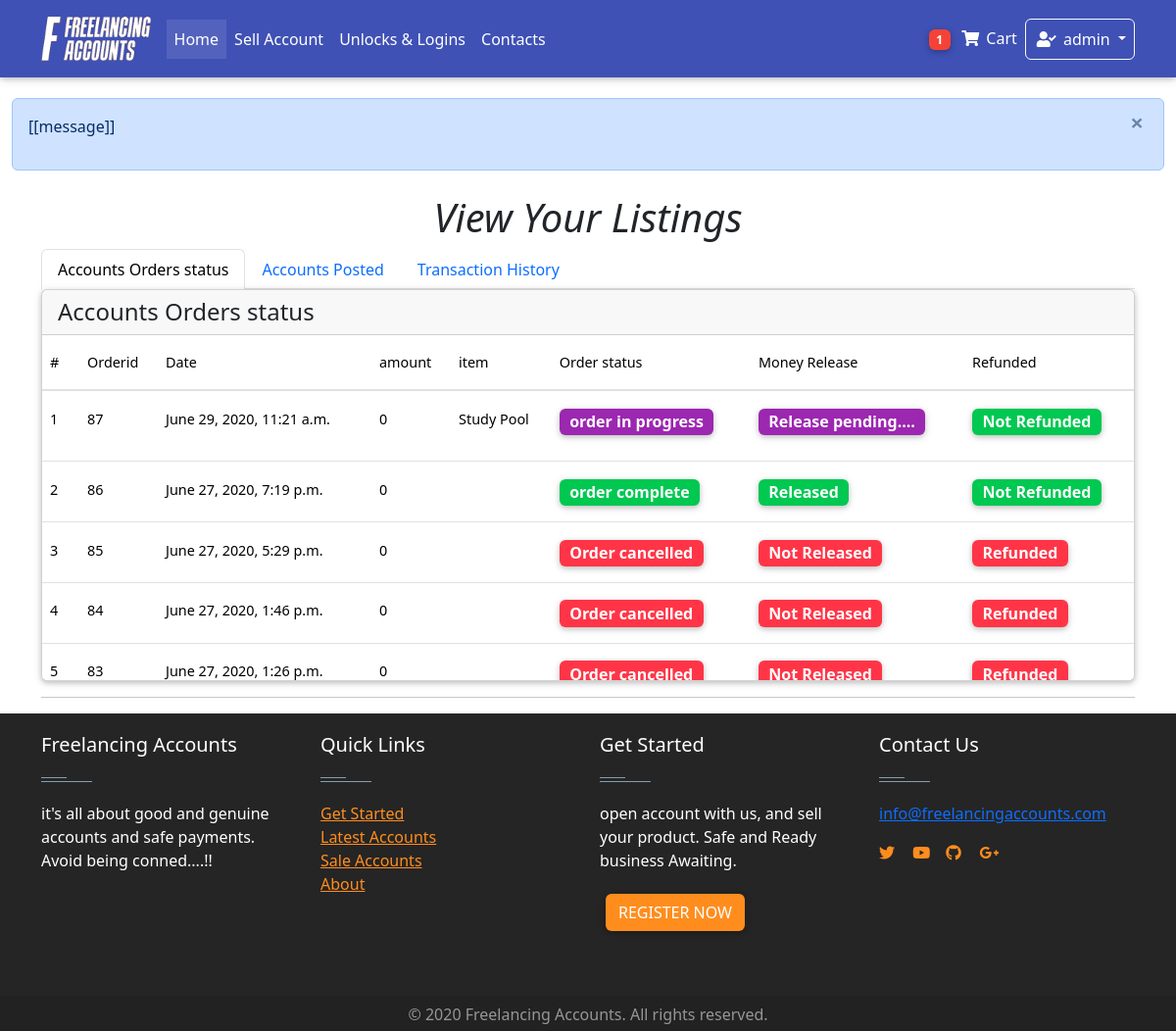
The page /dashboard/transactions/ (signed in) on the database as committed earlier.
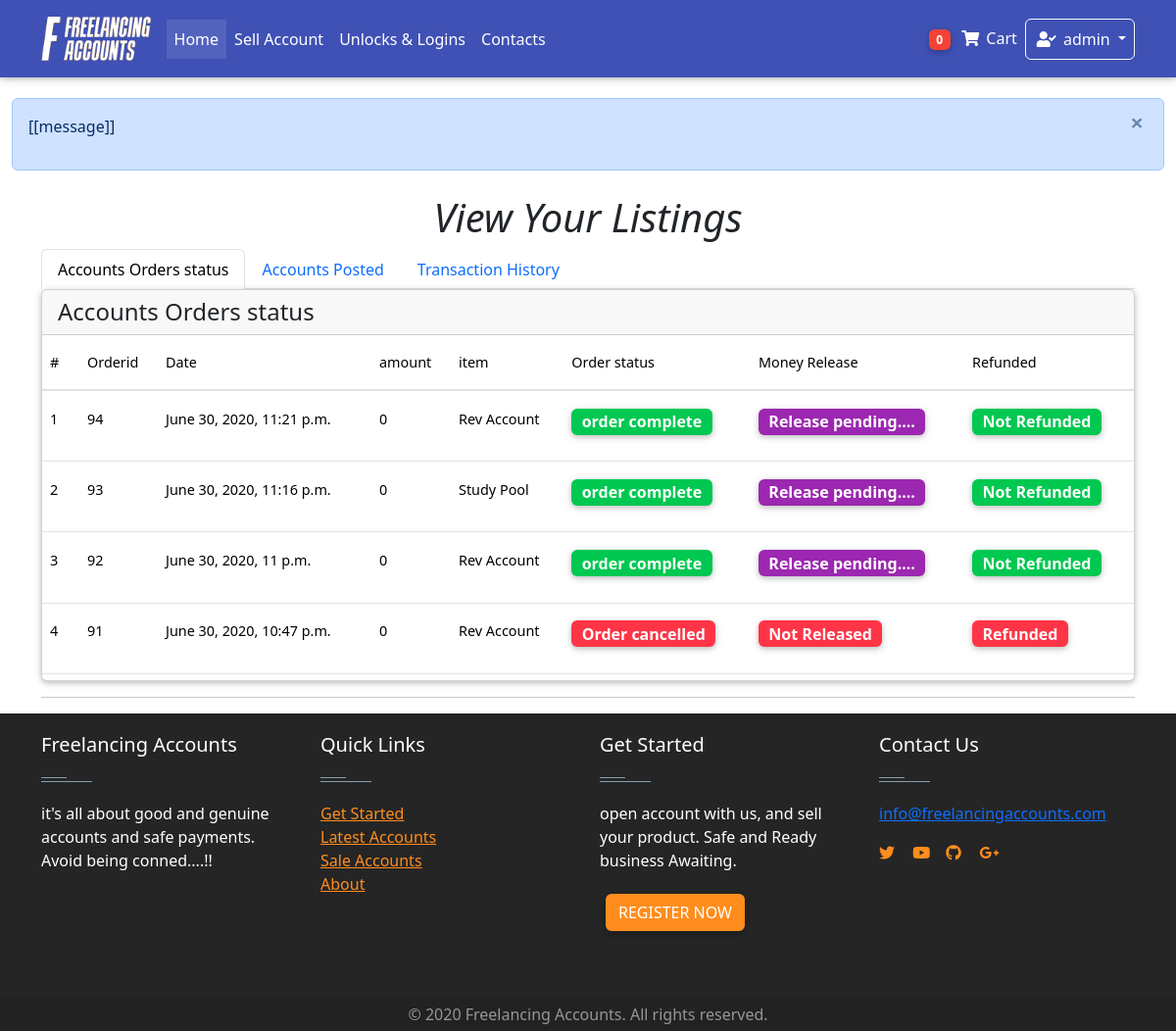
The same page on the database as committed later.
### Home/models.py (models this page shows, shortened)
class Order(models.Model):
    user = models.ForeignKey(settings.AUTH_USER_MODEL,on_delete = models.CASCADE)
    items = models.ManyToManyField(OrderItem)
    start_date = models.DateField(auto_now_add = True)
    ordered_date = models.DateTimeField()
    ordered = models.BooleanField(default = False)
    seller = models.ForeignKey(settings.AUTH_USER_MODEL,on_delete = models.CASCADE, related_name="user", blank=True, null = True)
    amount = models.IntegerField(default=0.0)
    released = models.BooleanField(default=False)
    refund = models.BooleanField(default=False)
    billing_address = models.ForeignKey(
        "BillingAddress", on_delete = models.SET_NULL, blank = True, null = True)

class OrderItem(models.Model):
    user = models.ForeignKey(settings.AUTH_USER_MODEL,on_delete = models.CASCADE)
    item = models.ForeignKey(Item, on_delete = models.CASCADE)
    quantity = models.IntegerField(default= 1)
    ordered = models.BooleanField(default = False)

class Item(models.Model):
    created_by = models.ForeignKey(settings.AUTH_USER_MODEL,on_delete = models.CASCADE,blank = True, null = True, editable = False)
    created_at = models.DateTimeField(auto_now_add= True, blank = True, null = True )
    title = models.CharField(max_length = 100)
    slug = models.SlugField(blank = True, null = True)
    price = models.FloatField(default = 0.0)
    discountprice = models.FloatField(blank= True, null = True)
    category = models.CharField(choices = Category_choices, max_length=2)
    label = models.CharField(choices = Label_choices, max_length=1)
    Level = models.CharField(choices = Level_choices, max_length = 15 ,blank= True, null = True)
    finished_orders = models.IntegerField(default = 1)
    rating = models.IntegerField(default = 50 )
    Reviews =models.IntegerField( default = 1)
    profile = models.CharField( max_length = 20)
    description = models.TextField()
    diplay_pic = models.ImageField(upload_to = "display_pics/%Y%m%d/", max_length =255 )
    contact = models.CharField(max_length=15 ,null = True,blank= True)
    sold = models.BooleanField(default=False)

### dashboard/views.py (the view)
# urls.py: path('transactions/', views.TransactionsView.as_view(), name = "transactions"),
class TransactionsView(generic.ListView):
    model = WithdrawPayouts
    template_name = "dashboard/view_transactions.html"
    def get_context_data(self, **kwargs):
        context = super(TransactionsView, self).get_context_data(**kwargs)
        order = Order.objects.filter(seller = self.request.user).order_by("-ordered_date")
        items = Item.objects.filter(created_by = self.request.user).order_by("-created_at")
        context["items"] = items
        context["order"] = order
        return context

### Home/templatetags/cart_template_tags.py (called while the page is built)
@register.filter
def cart_item_count(user):
    if user.is_authenticated:
        qs = Order.objects.filter(user = user, ordered = False)
        if qs.exists():
            return qs[0].items.count()
    return 0

@register.filter
def account_cash(user):
    if user.is_authenticated:
        qs = AccountsModel.objects.get(user= user)
        amount= qs.amount
        return amount

### Home/templatetags/login_tag.py (called while the page is built)
@register.inclusion_tag('logins/login_form.html')
def login_form_tag(current_page=None):
    return {'loginform': LoginForm(),
            'redirect_to': current_page}

### Home/templates/dashboard/view_transactions.html (shortened to what the changed rows need)
{% extends 'base.html' %}
{% block content%}
    <main class="container ">
      <h1 class="text-center"><i> View Your Listings </i></h1>
        <div class="tab-content " id="myTabContentMD">
          <div class="tab-pane fade show active" id="profile-md" role="tabpanel" aria-labelledby="profile-tab-md">
            <div class="card" style="overflow-y:scroll; height:400px;">
              <div class="table-responsive  text-nowrap">
                  <table class="table table-hover ">
                    <thead>
                      <tr>
                        <th>#</th>
                        <th>Orderid</th>
                        <th>Date</th>
                        <th>amount</th>
                        <th> item </th>
                        <th> Order status</th>
                        <th> Money Release </th>
                        <th> Refunded </th>
                      </tr>
                    </thead>
                    <tbody>
                     {% for object in order %}
                      <tr>
                        <th scope="row">{{forloop.counter}}</th>
                        <td>{{ object.id }}</td>
                        <td>{{ object.ordered_date }}</td>
                        <td>{{ object.amount }}</td>
                        <td>
                          {% for obj in object.items.all %}
                            <p> {{obj.item.title}} </p>
                          {% endfor %}
                        </td>
                        <td>
                          {% if object.refund %}
                          <span class="badge badge-danger badge-pill" style="font-size: medium;"> Order cancelled </span>
                          {% elif object.ordered %}
                          <span class="badge badge-success badge-pill" style="font-size: medium;"> order complete </span>
                          {% else %}
                          <span class="badge purple badge-pill" style="font-size: medium;"> order in progress</span>
                          {% endif %}
                        </td>
                        <td>
                          {% if object.refund %}
                          <span class="badge badge-danger badge-pill" style="font-size: medium;"> Not Released </span>
                          {% elif object.released %}
                          <span class="badge badge-success badge-pill" style="font-size: medium;"> Released </span>
                          {% else %}
                          <span class="badge purple badge-pill" style="font-size: medium;"> Release pending.... </span>
                          {% endif %}
                        </td>
                        <td>
                          {% if object.refund %}
                          <span class="badge badge-danger badge-pill" style="font-size: medium;"> Refunded </span>
                          {% else %}
                          <span class="badge badge-success badge-pill" style="font-size: medium;"> Not Refunded </span>
                          {% endif %}
                        </td>
                      </tr>
                      {% empty %}
                      <tr>
                        <th scope="row"> </th>
                        <td colspan="4"> You have no previous orders to refund you Money </td>
                      </tr>
                      {% endfor %}
                    </tbody>
                  </table>
                </div>
          </div>
          </div>
        </div>
</main>
{% endblock %}

### Home/templates/nav.html (shortened to what this page needs)
{% load cart_template_tags %}
{% load static %}
    <nav class="navbar fixed-top navbar-expand-lg  navbar-dark indigo mb-5 scrolling-navbar">
        <div class = 'container' >
            <a class="navbar-brand" href="/home/">
              <img src="{% static 'whitelogo.png' %}" height="45px" alt="">
            </a>
            <div class="collapse navbar-collapse" id="navbarSupportedContent">
              <ul class="navbar-nav mr-auto">
                <li class="nav-item active">
                  <a class="nav-link" href="/home/"> Home <span class="sr-only">(current)</span></a>
                </li>
                <li class="nav-item">
                  <a class = "nav-link" href="/sell-account/" >
                    Sell Account
                  </a>
                </li>
                <li class="nav-item">
                  <a class = "nav-link" href="/unlocks/" >
                    Unlocks & Logins
                  </a>
                </li>
                <li class="nav-item">
                  <a class = "nav-link" href="/" >
                    Contacts
                  </a>
                </li>
              </ul>
            </div>
            <ul class="navbar-nav nav-flex-icons mx-right">
              {%  if request.user.is_authenticated  %}
                <li class="nav-item">
                  <a class="nav-link waves-effect " href = "{% url "Home:order-summary" %}">
                    <span class="badge red z-depth-1 badge-pill mr-1"> {{ request.user|cart_item_count }}</span>
                    <i class="fas fa-shopping-cart"></i>
                    <span class="clearfix d-none d-sm-inline-block"> Cart </span>
                  </a>
                  <li class="nav-item dropdown">
                    <a class="nav-link dropdown-toggle border border-light rounded waves-effect  waves-light" href="#" id="navbarDropdownMenuLink" role="button" data-toggle="dropdown" aria-haspopup="true" aria-expanded="false">
                      <i class="fas fa-user-check"></i>  {{request.user}}
                    </a>
                  </li>
                  {% endif %}
                </ul>
          </div>
        </nav>

Rows that differ between the two databases and show on the page:
no longer on this page (row edited): Order: id "87", ordered_date "June 29, 2020, 11:21 a.m.", amount "0", refund "order in progress", OrderItem (item "Study Pool")
no longer on this page (row unchanged): Order: id "86", ordered_date "June 27, 2020, 7:19 p.m.", amount "0", refund "order complete"
no longer on this page (row unchanged): Order: id "85", ordered_date "June 27, 2020, 5:29 p.m.", amount "0", refund "Order cancelled"
no longer on this page (row unchanged): Order: id "84", ordered_date "June 27, 2020, 1:46 p.m.", amount "0", refund "Order cancelled"
no longer on this page (row unchanged): Order: id "83", ordered_date "June 27, 2020, 1:26 p.m.", amount "0", refund "Order cancelled"
added Order: id "94", ordered_date "June 30, 2020, 11:21 p.m.", amount "0", refund "order complete"
now on this page (row unchanged): OrderItem: item "Rev Account"
added Order: id "93", ordered_date "June 30, 2020, 11:16 p.m.", amount "0", refund "order complete", OrderItem (item "Study Pool")
added Order: id "92", ordered_date "June 30, 2020, 11 p.m.", amount "0", refund "order complete"
added Order: id "91", ordered_date "June 30, 2020, 10:47 p.m.", amount "0", refund "Order cancelled"
Other text that changed with them:
{{ request.user|cart_item_count }}: "1" → "0"
